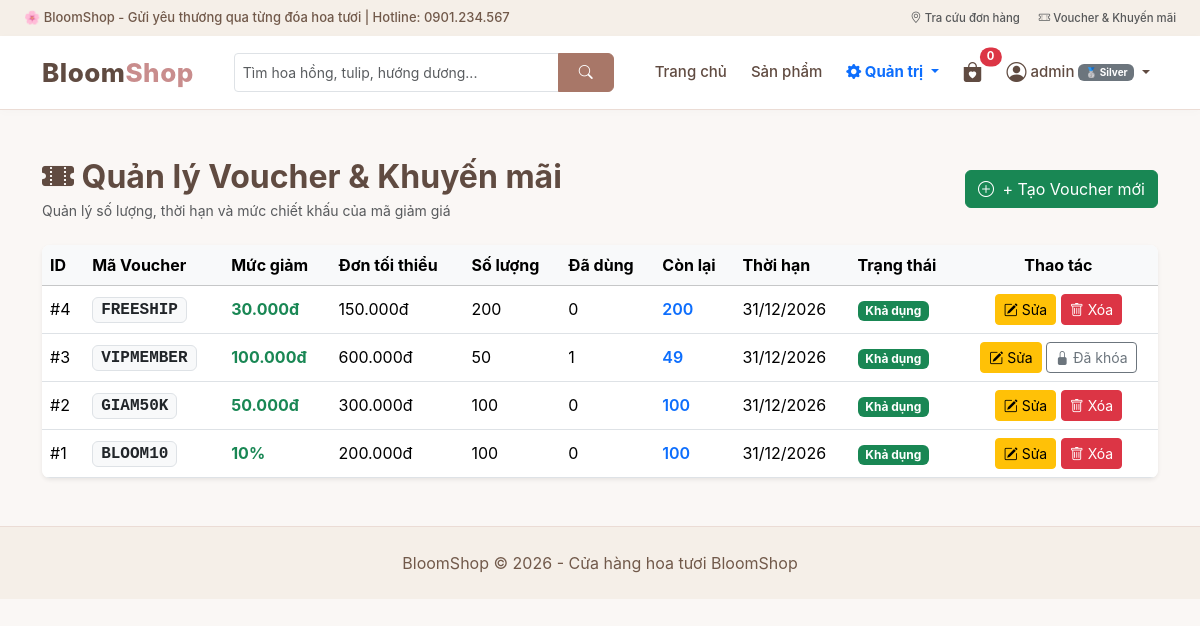
/index.php?act=quanlyvoucher (signed in), run on the app's committed database.
### tables this page shows
CREATE TABLE `vouchers` (
  `id` int(11) NOT NULL AUTO_INCREMENT,
  `code` varchar(50) NOT NULL,
  `discount_type` enum('percent','fixed') DEFAULT 'fixed' COMMENT 'percent: %, fixed: VNĐ',
  `discount_value` decimal(12,2) NOT NULL,
  `min_order_value` decimal(12,2) DEFAULT 0.00 COMMENT 'Giá trị đơn tối thiểu',
  `quantity` int(11) NOT NULL DEFAULT 100 COMMENT 'Số lượng ban đầu',
  `used_count` int(11) NOT NULL DEFAULT 0 COMMENT 'Đã sử dụng',
  `expiry_date` date NOT NULL COMMENT 'Thời hạn',
  `status` tinyint(1) DEFAULT 1 COMMENT '1: Hoạt động, 0: Khóa',
  `created_at` datetime DEFAULT current_timestamp(),
  PRIMARY KEY (`id`),
  UNIQUE KEY `code` (`code`)
);

### controller/BaseController.php (called while the page is built, shortened)
<?php
class BaseController
{
    public function renderView($view_file, $data_truyen = [])
    {
        extract($data_truyen);
        include __DIR__ . "/../view/header.php";
        include __DIR__ . "/../view/" . $view_file;
        include __DIR__ . "/../view/footer.php";
        exit;
    }
}

### controller/QuanTriController.php (called while the page is built, shortened)
<?php
require_once __DIR__ . '/BaseController.php';
require_once __DIR__ . '/../model/VoucherModel.php';
class QuanTriController extends BaseController
{
    private $voucherModel;
    public function __construct()
    {
        $this->voucherModel = new VoucherModel();
    }
    public function quanLyVoucher()
    {
        $danhsach_vc = $this->voucherModel->getAllVouchers();
        $this->renderView('admin_voucher.php', ['danhsach_vc' => $danhsach_vc]);
    }
}

### model/BaseModel.php (called while the page is built, shortened)
<?php
class BaseModel extends database
{
    private static $cached_conn = null;
    protected function get_conn()
    {
        if (self::$cached_conn === null) {
            self::$cached_conn = $this->connection_database();
        }
        return self::$cached_conn;
    }
    public function queryAll($sql, $params = [])
    {
        $conn = $this->get_conn();
        $stmt = $conn->prepare($sql);
        $stmt->execute($params);
        return $stmt->fetchAll(PDO::FETCH_ASSOC);
    }
    public function readitem($sql, $params = [])
    {
        return $this->queryAll($sql, $params);
    }
}

### model/VoucherModel.php (called while the page is built, shortened)
<?php
require_once __DIR__ . '/BaseModel.php';
class VoucherModel extends BaseModel
{
    public function getAllVouchers()
    {
        return $this->readitem("SELECT * FROM vouchers ORDER BY id DESC");
    }
}

### view/admin_voucher.php (the view, shortened to what this page needs)
<div class="container my-5">
    <div class="d-flex justify-content-between align-items-center mb-4 flex-wrap gap-2">
        <div>
            <h2 class="fw-bold mb-1" style="color: #604b41;">
                <i class="bi bi-ticket-perforated-fill"></i> Quản lý Voucher & Khuyến mãi
            </h2>
            <p class="text-muted small mb-0">Quản lý số lượng, thời hạn và mức chiết khấu của mã giảm giá</p>
        </div>
        <a href="index.php?act=themvoucher" class="btn btn-success">
            <i class="bi bi-plus-circle me-1"></i> + Tạo Voucher mới
        </a>
    </div>
    <div class="card border-0 shadow-sm rounded-3 overflow-hidden bg-white">
        <div class="table-responsive">
            <table class="table table-hover align-middle mb-0">
                <thead class="table-light">
                    <tr>
                        <th>ID</th>
                        <th>Mã Voucher</th>
                        <th>Mức giảm</th>
                        <th>Đơn tối thiểu</th>
                        <th>Số lượng</th>
                        <th>Đã dùng</th>
                        <th>Còn lại</th>
                        <th>Thời hạn</th>
                        <th>Trạng thái</th>
                        <th class="text-center">Thao tác</th>
                    </tr>
                </thead>
                <tbody>
                    <?php if (!empty($danhsach_vc)) { foreach ($danhsach_vc as $vc) {
                        $is_expired = (strtotime($vc['expiry_date']) < strtotime(date('Y-m-d')));
                        $remaining = max(0, $vc['quantity'] - $vc['used_count']);
                    ?>
                        <tr>
                            <td>#<?= $vc['id'] ?></td>
                            <td>
                                <span class="badge bg-light text-dark border px-2 py-1 fs-6 font-monospace">
                                    <?= htmlspecialchars($vc['code']) ?>
                                </span>
                            </td>
                            <td class="fw-bold text-success">
                                <?= ($vc['discount_type'] == 'percent') ? (int)$vc['discount_value'] . '%' : number_format($vc['discount_value'], 0, ',', '.') . 'đ' ?>
                            </td>
                            <td><?= number_format($vc['min_order_value'], 0, ',', '.') ?>đ</td>
                            <td><?= $vc['quantity'] ?></td>
                            <td><?= $vc['used_count'] ?></td>
                            <td>
                                <span class="fw-semibold <?= ($remaining == 0) ? 'text-danger' : 'text-primary' ?>">
                                    <?= $remaining ?>
                                </span>
                            </td>
                            <td>
                                <span class="<?= $is_expired ? 'text-danger fw-bold' : '' ?>">
                                    <?= date('d/m/Y', strtotime($vc['expiry_date'])) ?>
                                </span>
                            </td>
                            <td>
                                <?php if ($vc['status'] == 0) { ?>
                                    <span class="badge bg-secondary">Tạm khóa</span>
                                <?php } elseif ($is_expired) { ?>
                                    <span class="badge bg-danger">Hết hạn</span>
                                <?php } elseif ($remaining == 0) { ?>
                                    <span class="badge bg-warning text-dark">Hết lượt dùng</span>
                                <?php } else { ?>
                                    <span class="badge bg-success">Khả dụng</span>
                                <?php } ?>
                            </td>
                            <td class="text-center">
                                <a href="index.php?act=suavoucher&id=<?= $vc['id'] ?>" class="btn btn-warning btn-sm" title="Sửa voucher">
                                    <i class="bi bi-pencil-square"></i> Sửa
                                </a>
                                <?php if ($vc['used_count'] > 0) { ?>
                                    <button type="button"
                                            class="btn btn-outline-secondary btn-sm"
                                            onclick="alert('Ràng buộc toàn vẹn dữ liệu: Mã voucher \'<?= htmlspecialchars(addslashes($vc['code'])) ?>\' đã được áp dụng trong <?= $vc['used_count'] ?> đơn hàng/hóa đơn!\n\nBạn chỉ có thể chỉnh sửa trạng thái sang \'Tạm khóa\' để ngừng áp dụng thay vì xóa để bảo toàn lịch sử đơn.')"
                                            title="Không thể xóa vì đã có đơn hàng sử dụng">
                                        <i class="bi bi-lock-fill"></i> Đã khóa
                                    </button>
                                <?php } else { ?>
                                    <form method="POST" action="index.php?act=xoavoucher" class="d-inline" onsubmit="return confirm('Bạn có chắc muốn xóa voucher này?')">
                                        <button type="submit" name="xoavoucher" class="btn btn-danger btn-sm" title="Xóa voucher">
                                            <i class="bi bi-trash"></i> Xóa
                                        </button>
                                    </form>
                                <?php } ?>
                            </td>
                        </tr>
                    <?php }} else { ?>
                        <tr>
                            <td colspan="10" class="text-center py-4 text-muted">Chưa có mã giảm giá nào.</td>
                        </tr>
                    <?php } ?>
                </tbody>
            </table>
        </div>
    </div>
</div>

### view/css/style.css (style rules this page uses)
:root { --bloom-primary: #a87768; --bloom-hover: #81594e; --bloom-dark: #604b41; --bloom-light: #faf7f5; --bloom-cream: #f5efe8; --bloom-accent: #c98d8d; --bloom-border: #ebdcd5; }
html { scroll-behavior: smooth; }
body { margin: 0; font-family: -apple-system, BlinkMacSystemFont, "Segoe UI", Roboto, "Helvetica Neue", Arial, sans-serif; background-color: var(--bloom-light); color: #4a3e3d; text-rendering: optimizeLegibility; -webkit-font-smoothing: antialiased; }
a { color: var(--bloom-primary); text-decoration: none; transition: color 0.2s ease; }
.table-responsive { -webkit-overflow-scrolling: touch; }

### data on the page
vouchers: id "4", code "FREESHIP", discount_value "30.000", min_order_value "150.000", quantity "200", used_count "0", expiry_date "31/12/2026", status "Khả dụng"
vouchers: id "3", code "VIPMEMBER", discount_value "100.000", min_order_value "600.000", quantity "50", used_count "1", remaining "49", expiry_date "31/12/2026", status "Khả dụng"
vouchers: id "2", code "GIAM50K", discount_value "50.000", min_order_value "300.000", quantity "100", used_count "0", expiry_date "31/12/2026", status "Khả dụng"
vouchers: id "1", code "BLOOM10", discount_value "10", min_order_value "200.000", quantity "100", used_count "0", expiry_date "31/12/2026", status "Khả dụng"

### other printed values
$cart_count "0"
$_SESSION['name'] "admin"
